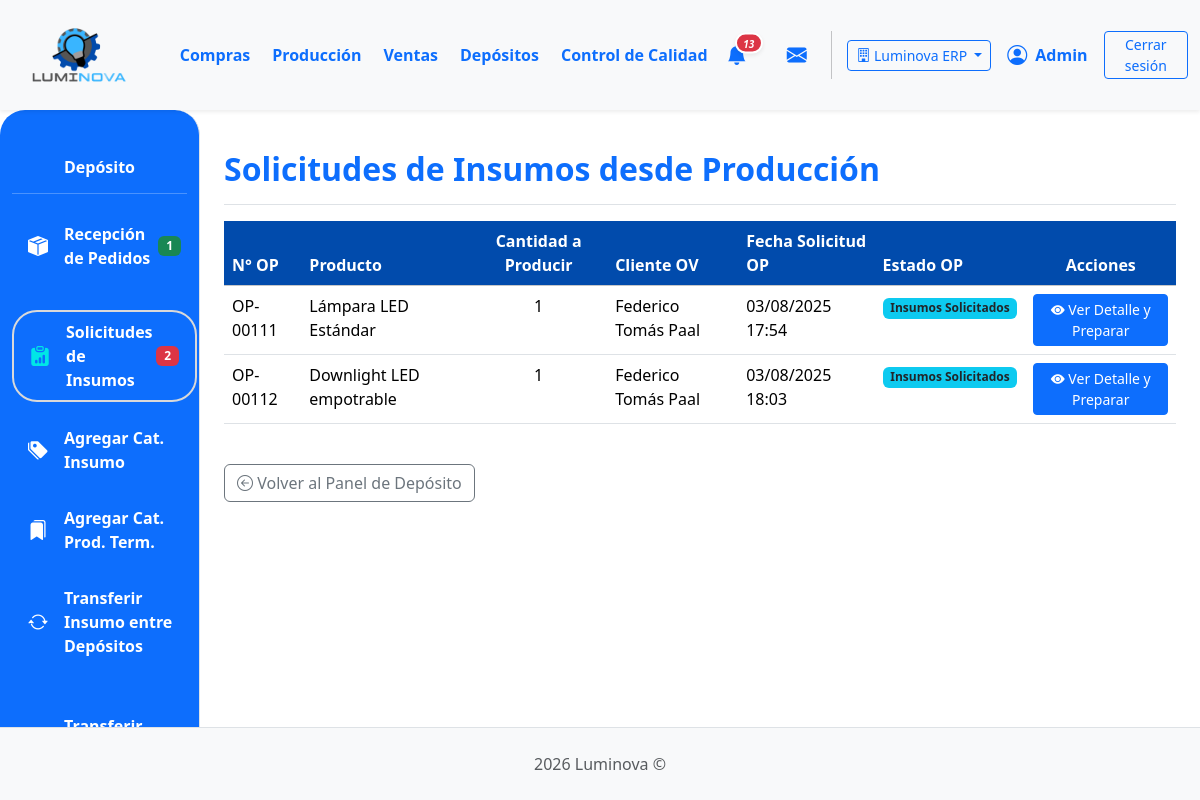
/deposito/deposito/solicitudes-insumos/ (signed in), run on the app's committed database.
### App_LUMINOVA/models.py (models this page shows, shortened)
class Empresa(models.Model):
    nombre = models.CharField(max_length=150, unique=True)
    razon_social = models.CharField(max_length=255, blank=True)
    cuit = models.CharField(max_length=20, blank=True)
    direccion = models.CharField(max_length=255, blank=True)
    telefono = models.CharField(max_length=50, blank=True)
    email = models.EmailField(blank=True)
    fecha_creacion = models.DateTimeField(auto_now_add=True)
    activa = models.BooleanField(default=True)
    class Meta:
        verbose_name = "Empresa"
        verbose_name_plural = "Empresas"

class EmpresaScopedModel(models.Model):
    empresa = models.ForeignKey(
        'Empresa',
        on_delete=models.PROTECT,
        related_name="%(app_label)s_%(class)s",
        null=True,
        blank=True,
    )
    EMPRESA_FALLBACK_FIELDS = ()
    class Meta:
        abstract = True

class OrdenProduccion(EmpresaScopedModel):
    EMPRESA_FALLBACK_FIELDS = ("producto_a_producir", "orden_venta_origen")
    TIPO_OP_CHOICES = [
        ('MTO', 'Make to Order (Bajo Demanda)'),
        ('MTS', 'Make to Stock (Para Stock)'),
    ]
    numero_op = models.CharField(
        max_length=20, unique=True, verbose_name="N° Orden de Producción"
    )
    tipo_orden = models.CharField(
        max_length=3,
        choices=TIPO_OP_CHOICES,
        default='MTO',
        verbose_name="Tipo de Orden",
        help_text="MTO: Producción bajo demanda vinculada a una OV, MTS: Producción para stock"
    )
    orden_venta_origen = models.ForeignKey(
        OrdenVenta,
        on_delete=models.SET_NULL,
        null=True,
        blank=True,
        related_name="ops_generadas",
        help_text="Solo para órdenes MTO (Make to Order)"
    )
    producto_a_producir = models.ForeignKey(
        ProductoTerminado, on_delete=models.PROTECT, related_name="ordenes_produccion"
    )
    cantidad_a_producir = models.PositiveIntegerField()
    estado_op = models.ForeignKey(
        EstadoOrden,
        on_delete=models.SET_NULL,
        null=True,
        blank=True,
        related_name="ops_estado",
    )
    fecha_solicitud = models.DateTimeField(default=timezone.now)
    fecha_inicio_real = models.DateTimeField(null=True, blank=True)
    fecha_inicio_planificada = models.DateField(null=True, blank=True)
    fecha_fin_real = models.DateTimeField(null=True, blank=True)
    fecha_fin_planificada = models.DateField(null=True, blank=True)
    sector_asignado_op = models.ForeignKey(
        SectorAsignado,
        on_delete=models.SET_NULL,
        null=True,
        blank=True,
        related_name="ops_sector",
    )
    notas = models.TextField(null=True, blank=True, verbose_name="Notas")
    class Meta:
        verbose_name = "Orden de Producción"
        verbose_name_plural = "Órdenes de Producción"
        ordering = ['-fecha_solicitud']
        indexes = [
            models.Index(fields=['empresa', 'estado_op']),
            models.Index(fields=['producto_a_producir', 'estado_op']),
            models.Index(fields=['orden_venta_origen']),
            models.Index(fields=['empresa', 'fecha_solicitud']),
        ]

class ProductoTerminado(EmpresaScopedModel):
    EMPRESA_FALLBACK_FIELDS = ("deposito", "categoria")
    descripcion = models.CharField(max_length=255)  # Aumentado max_length
    categoria = models.ForeignKey(
        CategoriaProductoTerminado,
        on_delete=models.PROTECT,
        related_name="productos_terminados",
    )
    precio_unitario = models.DecimalField(max_digits=10, decimal_places=2, default=0.00)
    stock_minimo = models.IntegerField(
        default=0,
        verbose_name="Stock Mínimo",
        help_text="Nivel mínimo de stock que debe mantenerse (punto de reorden)"
    )
    stock_objetivo = models.IntegerField(
        default=0,
        verbose_name="Stock Objetivo",
        help_text="Nivel deseado de stock después de reabastecer"
    )
    produccion_habilitada = models.BooleanField(
        default=True,
        verbose_name="Habilitado para Producción",
        help_text="Indica si este producto puede ser producido para stock"
    )
    modelo = models.CharField(max_length=50, blank=True, null=True)
    potencia = models.IntegerField(blank=True, null=True)
    acabado = models.CharField(max_length=50, blank=True, null=True)
    color_luz = models.CharField(max_length=50, blank=True, null=True)
    material = models.CharField(max_length=50, blank=True, null=True)
    imagen = models.ImageField(null=True, blank=True, upload_to="productos_terminados/")
    deposito = models.ForeignKey(
        "Deposito",
        on_delete=models.PROTECT,
        related_name="productos_terminados",
        null=True,
        blank=True,
        help_text="Depósito al que pertenece este producto terminado",
    )
    class Meta:
        verbose_name = "Producto Terminado"
        verbose_name_plural = "Productos Terminados"
        ordering = ['descripcion']
        indexes = [
            models.Index(fields=['empresa', 'deposito']),
            models.Index(fields=['empresa', 'categoria']),
            models.Index(fields=['deposito', 'categoria']),
        ]
    @property
    def stock(self) -> int:
        """Stock total del producto en todos sus depósitos (desde StockProductoTerminado)"""
        result = StockProductoTerminado.objects.filter(
            producto=self
        ).aggregate(total=Sum('cantidad'))['total']
        return result if result is not None else 0

class OrdenVenta(EmpresaScopedModel):
    EMPRESA_FALLBACK_FIELDS = ("cliente",)
    ESTADO_CHOICES = [
        ("PENDIENTE", "Pendiente Confirmación"),
        ("CONFIRMADA", "Confirmada (Esperando Producción)"),
        ("INSUMOS_SOLICITADOS", "Insumos Solicitados"),
        ("PRODUCCION_INICIADA", "Producción Iniciada"),
        ("PRODUCCION_CON_PROBLEMAS", "Producción con Problemas"),
        ("LISTA_ENTREGA", "Lista para Entrega"),
        ("COMPLETADA", "Completada/Entregada"),
        ("CANCELADA", "Cancelada"),
    ]
    numero_ov = models.CharField(
        max_length=20, unique=True, verbose_name="N° Orden de Venta"
    )
    cliente = models.ForeignKey(
        Cliente, on_delete=models.PROTECT, related_name="ordenes_venta"
    )
    fecha_creacion = models.DateTimeField(default=timezone.now)
    estado = models.CharField(
        max_length=50, choices=ESTADO_CHOICES, default="PENDIENTE"
    )
    notas = models.TextField(blank=True, null=True)
    class Meta:
        verbose_name = "Orden de Venta"
        verbose_name_plural = "Órdenes de Venta"
        ordering = ['-fecha_creacion']
        indexes = [
            models.Index(fields=['empresa', 'estado']),
            models.Index(fields=['empresa', 'fecha_creacion']),
            models.Index(fields=['estado', 'fecha_creacion']),
        ]

class Cliente(EmpresaScopedModel):
    nombre = models.CharField(max_length=150)  # ❌ Quitado unique=True (multi-tenant fix)
    direccion = models.TextField(blank=True)
    telefono = models.CharField(max_length=25, blank=True)
    email = models.EmailField(null=True, blank=True)  # ❌ Quitado unique=True (multi-tenant fix)
    class Meta:
        unique_together = (
            ('nombre', 'empresa'),
            ('email', 'empresa'),
        )
        verbose_name = "Cliente"
        verbose_name_plural = "Clientes"
        ordering = ['nombre']
        indexes = [
            models.Index(fields=['empresa', 'nombre']),
        ]

class EstadoOrden(models.Model):
    nombre = models.CharField(max_length=50)
    empresa = models.ForeignKey(
        'Empresa',
        on_delete=models.CASCADE,
        related_name='estados_orden',
        null=True,
        blank=True,
        help_text='Empresa a la que pertenece este estado (null = compartido)'
    )
    class Meta:
        unique_together = ('nombre', 'empresa')
        verbose_name = "Estado de Orden"
        verbose_name_plural = "Estados de Orden"

### App_LUMINOVA/views_deposito.py (the view, shortened to what this page needs)
@login_required
def deposito_solicitudes_insumos_view(request):
    if not es_admin_o_rol(request.user, ['deposito', 'administrador']):
        return render(request, "deposito/seleccionar_deposito.html", {"sin_permisos": True})
    from .models import UsuarioDeposito
    deposito = None
    deposito_id = request.session.get("deposito_seleccionado")
    es_admin_user = es_admin(request.user)
    mostrar_todos = es_admin_user and (deposito_id == "-1")
    ops_necesitan_insumos = (
        OrdenProduccion.objects.none()
    )  # Inicializar con un queryset vacío
    try:
        estado_objetivo = EstadoOrden.objects.get(nombre__iexact="Insumos Solicitados")
        qs = OrdenProduccion.objects.filter(estado_op=estado_objetivo)
        if mostrar_todos:
            pass
        elif not es_admin_user and deposito:
            qs = qs.filter(producto_a_producir__deposito=deposito)
        elif es_admin_user and deposito_id and deposito_id != "-1":
            qs = qs.filter(producto_a_producir__deposito_id=deposito_id)
        ops_necesitan_insumos = qs.select_related(
            "producto_a_producir", "estado_op", "orden_venta_origen__cliente"
        ).order_by("fecha_solicitud")
    except EstadoOrden.DoesNotExist:
        messages.error(
            request,
            "Error: El estado 'Insumos Solicitados' no está configurado para las Órdenes de Producción. No se pueden listar las solicitudes.",
        )
    context = {
        "ops_necesitan_insumos_list": ops_necesitan_insumos,
        "titulo_seccion": "Solicitudes de Insumos desde Producción",
        "mostrar_todos": mostrar_todos,
    }
    return render(request, "deposito/deposito_solicitudes_insumos.html", context)

### App_LUMINOVA/templates/deposito/deposito_solicitudes_insumos.html (shortened to what this page needs)
{% extends 'padre.html' %}
{% load static %}
{% load django_bootstrap5 %}
{% block sidebar_content %}
    {% include 'deposito/deposito_sidebar.html' %}
{% endblock %}
{% block content %}
<div class="d-flex justify-content-between flex-wrap flex-md-nowrap align-items-center pt-3 pb-2 mb-3 border-bottom">
    <h1 class="h2 fw-bold text-primary">{{ titulo_seccion }}</h1>
</div>
{% if ops_necesitan_insumos_list %}
<div class="table-responsive">
    <table class="table table-hover">
        <thead class="table-light">
            <tr>
                <th class="color-thead" style="background-color: #014BAC; color: white;">N° OP</th>
                <th class="color-thead" style="background-color: #014BAC; color: white;">Producto</th>
                <th class="text-center" style="background-color: #014BAC; color: white;">Cantidad a Producir</th>
                <th class="color-thead" style="background-color: #014BAC; color: white;">Cliente OV</th>
                <th class="color-thead" style="background-color: #014BAC; color: white;">Fecha Solicitud OP</th>
                <th class="color-thead" style="background-color: #014BAC; color: white;">Estado OP</th>
                <th class="text-center" style="background-color: #014BAC; color: white;">Acciones</th>
            </tr>
        </thead>
        <tbody>
            {% for op_solicitud in ops_necesitan_insumos_list %}
            <tr>
                <td>{{ op_solicitud.numero_op }}</td>
                <td>{{ op_solicitud.producto_a_producir.descripcion|truncatechars:30 }}</td>
                <td class="text-center">{{ op_solicitud.cantidad_a_producir }}</td>
                <td>{{ op_solicitud.orden_venta_origen.cliente.nombre|default_if_none:"N/A" }}</td>
                <td>{{ op_solicitud.fecha_solicitud|date:"d/m/Y H:i" }}</td>
                <td>
                    <span class="badge bg-info text-dark">{{ op_solicitud.estado_op.nombre|default:"N/A" }}</span>
                </td>
                <td class="text-center">
                    <a href="{% url 'App_LUMINOVA:deposito_detalle_solicitud_op' op_solicitud.id %}" class="btn btn-sm btn-primary">
                        <i class="bi bi-eye-fill"></i> Ver Detalle y Preparar
                    </a>
                </td>
            </tr>
            {% endfor %}
        </tbody>
    </table>
</div>
{% else %}
<div class="alert alert-success mt-3" role="alert">
    <i class="bi bi-check-circle-fill"></i> ¡Buen trabajo! No hay Órdenes de Producción pendientes de preparación de insumos en este momento.
</div>
{% endif %}
<div class="mt-4">
    <a href="{% url 'App_LUMINOVA:deposito_view' %}" class="btn btn-outline-secondary">
        <i class="bi bi-arrow-left-circle"></i> Volver al Panel de Depósito
    </a>
</div>
{% endblock %}

### App_LUMINOVA/templates/shared/header.html (shortened to what this page needs)
{% load static %}
<header>
    <nav class="navbar navbar-expand-lg navbar-light bg-light shadow-sm p-0">
        <div class="container-fluid d-flex align-items-center">
            <div class="col-md-3 col-lg-1">
                <a class="navbar-brand d-flex align-items-center ms-3" href="{% url 'App_LUMINOVA:dashboard' %}">
                    <img src="{% static 'img/logo.png' %}" alt="Luminova Logo" height="100" width="100" class="d-inline-block align-text-top me-2">
                </a>
            </div>
            <div class="collapse navbar-collapse" id="navbarContent" style="padding-left: 5%;">
                <ul class="navbar-nav mb-2 mb-lg-0 d-flex justify-content-around w-100">
                    <li class="nav-item"><a class="nav-link text-primary fw-bold" href="{% url 'App_LUMINOVA:compras_lista_oc' %} ">Compras</a></li>
                    <li class="nav-item"><a class="nav-link text-primary fw-bold" href="{% url 'App_LUMINOVA:produccion_principal' %}">Producción</a></li>
                    <li class="nav-item"><a class="nav-link text-primary fw-bold" href="{% url 'App_LUMINOVA:ventas_lista_ov' %}">Ventas</a></li>
                    <li class="nav-item"><a class="nav-link text-primary fw-bold" href="{% url 'App_LUMINOVA:seleccionar_deposito' %}">Depósitos</a></li>
                    <li class="nav-item"><a class="nav-link text-primary fw-bold" href="{% url 'App_LUMINOVA:control_calidad_view' %}">Control de Calidad</a></li>
                </ul>
                <div class="navbar-nav ms-auto d-flex flex-row align-items-center">
                    {% if user.is_authenticated %}
                        <div class="nav-item dropdown me-3">
                            <a class="nav-link px-2 position-relative d-flex align-items-center" href="#" role="button" data-bs-toggle="dropdown" aria-expanded="false" title="Notificaciones">
                                <i class="bi bi-bell-fill fs-5 text-primary">
                                    {% if total_notificaciones > 0 %}
                                    <span class="position-absolute translate-middle badge rounded-pill bg-danger shadow-sm" style="font-size: 0.5em; min-width:18px; border:2px solid #fff; margin-top: 3px; margin-left: 2px; display: inline-block; text-align: center;">{{ total_notificaciones }}</span>
                                    {% endif %}
                                </i>
                            </a>
                        </div>
                        <div class="nav-item dropdown ms-2" id="dropdown-mensajes">
                            <a class="nav-link px-2 position-relative d-flex align-items-center" href="#" id="mensajesDropdown" role="button" data-bs-toggle="dropdown" aria-expanded="false" title="Mensajes">
                                <i class="bi bi-envelope-fill fs-5 text-primary"></i>
                            </a>
                        </div>
                        <div class="nav-item d-flex align-items-center">
                            {% if empresas_disponibles|length > 1 %}
                            <div class="dropdown me-3">
                                <button class="btn btn-sm btn-outline-primary dropdown-toggle" type="button" id="empresaDropdown" data-bs-toggle="dropdown" aria-expanded="false" title="Cambiar empresa">
                                    <i class="bi bi-building"></i>
                                    <span class="d-none d-lg-inline">{{ empresa_actual.nombre|truncatechars:20 }}</span>
                                </button>
                            </div>
                            {% endif %}
                             <i class="bi bi-person-circle fs-5 text-primary"></i>
                             <span class="ms-2 fw-bold text-primary">{{ user.first_name|default:user.username|capfirst }}</span>
                        </div>
                        <div class="nav-item ms-3">
                            <a class="btn btn-outline-primary btn-sm btn-CS" href="#" id="logout-btn">Cerrar sesión</a>
                        </div>
                    {% endif %}
                </div>
            </div>
        </div>
    </nav>
</header>

### data on the page
Empresa: nombre "Luminova ERP"
OrdenProduccion: numero_op "OP-00111", producto_a_producir.descripcion "Lámpara LED Estándar", cantidad_a_producir "1", orden_venta_origen.cliente.nombre "Federico Tomás Paal", fecha_solicitud "03/08/2025 17:54", estado_op.nombre "Insumos Solicitados"
OrdenProduccion: numero_op "OP-00112", producto_a_producir.descripcion "Downlight LED empotrable", cantidad_a_producir "1", orden_venta_origen.cliente.nombre "Federico Tomás Paal", fecha_solicitud "03/08/2025 18:03", estado_op.nombre "Insumos Solicitados"

### other printed values
{{ total_notificaciones }} "13"
{{ user.first_name|default:user.username|capfirst }} "Admin"
{{ ocs_en_transito_count_sidebar }} "1"
{{ solicitudes_insumos_count_sidebar }} "2"
{{ titulo_seccion }} "Solicitudes de Insumos desde Producción"
